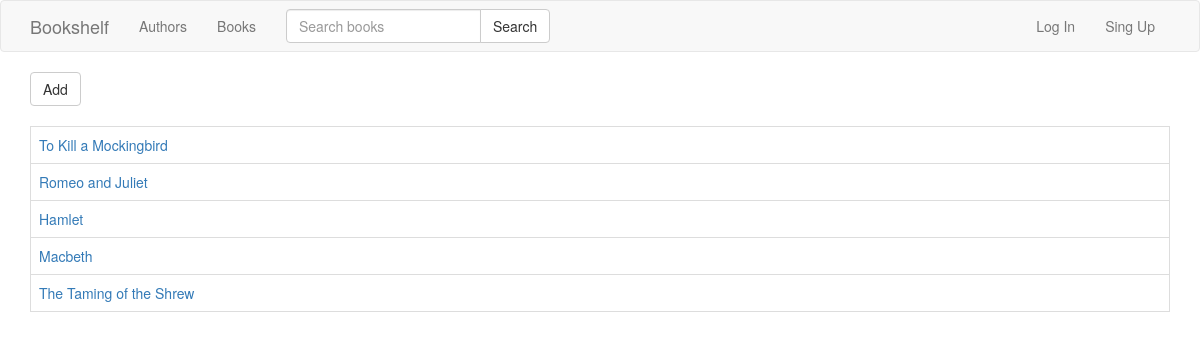
The page /home/books/ on the database as committed earlier.
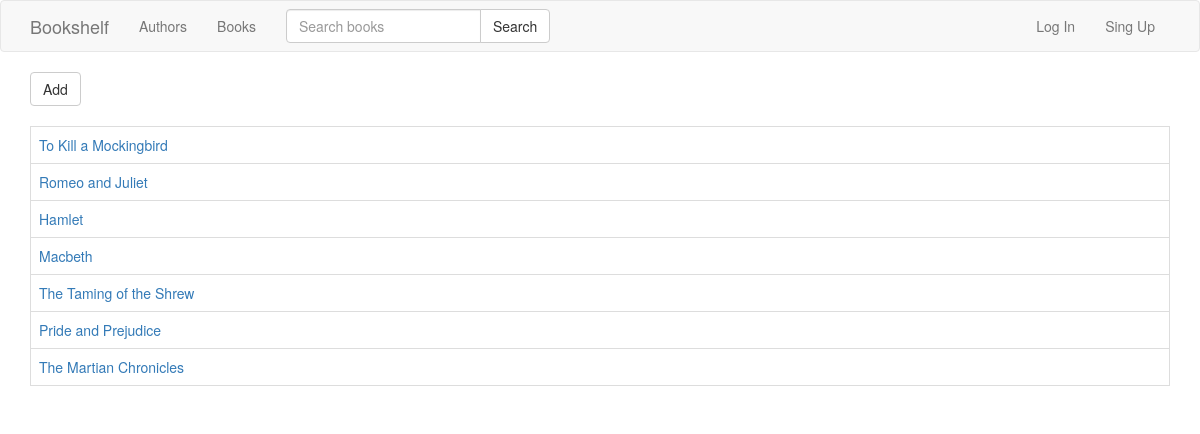
The same page on the database as committed later.
### bookshelf/models.py (models this page shows, shortened)
class Book(models.Model):
    author = models.ForeignKey(Author, on_delete=models.CASCADE)
    title = models.CharField(max_length=100)
    description = models.TextField()

### bookshelf/templates/bookshelf/books.html
{% extends 'base.html' %}
{% block body %}
  <a class="btn btn-default " href="{% url 'bookshelf:book-add' %}">Add</a><br><br>
  {% if object_list %}
    <table class="table table-bordered table-hover">
      <tbody>
      {% for book in object_list %}
        <tr>
          <td>
            <a href="{% url 'bookshelf:book' book.id %}">{{ book.title }}</a>
          </td>
        </tr>
      {% endfor %}
      </tbody>
    </table>
  {% else %}
    <h3>There're not any books yet</h3>
  {% endif %}
{% endblock %}

Rows that differ between the two databases and show on the page:
added Book: title "Pride and Prejudice"
added Book: title "The Martian Chronicles"
